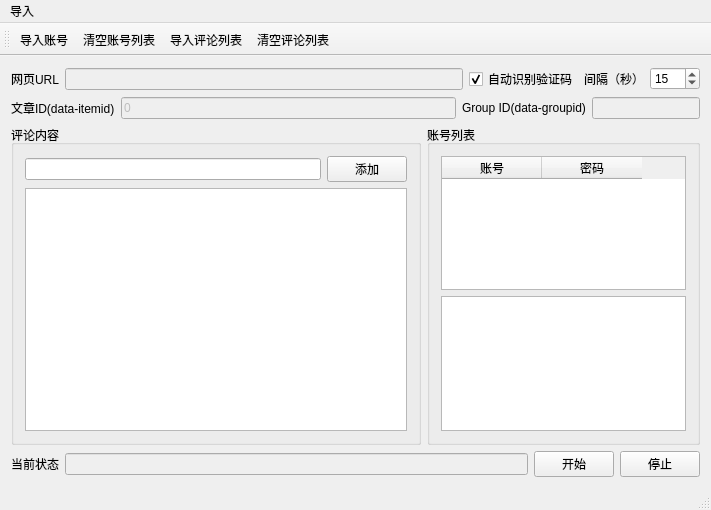
<?xml version="1.0" encoding="UTF-8"?>
<ui version="4.0">
 <class>autobots_toutiaoClass</class>
 <widget class="QMainWindow" name="autobots_toutiaoClass">
  <property name="geometry">
   <rect>
    <x>0</x>
    <y>0</y>
    <width>711</width>
    <height>510</height>
   </rect>
  </property>
  <property name="windowTitle">
   <string>头条圈关注</string>
  </property>
  <widget class="QWidget" name="centralWidget">
   <layout class="QGridLayout" name="gridLayout_4">
    <item row="0" column="0" colspan="2">
     <layout class="QHBoxLayout" name="horizontalLayout_3">
      <item>
       <widget class="QLabel" name="label_3">
        <property name="text">
         <string>网页URL</string>
        </property>
       </widget>
      </item>
      <item>
       <widget class="QLineEdit" name="lineEdit_url">
        <property name="enabled">
         <bool>false</bool>
        </property>
       </widget>
      </item>
      <item>
       <widget class="QCheckBox" name="checkBox_code_online">
        <property name="text">
         <string>自动识别验证码</string>
        </property>
        <property name="checked">
         <bool>true</bool>
        </property>
       </widget>
      </item>
     </layout>
    </item>
    <item row="0" column="2">
     <layout class="QHBoxLayout" name="horizontalLayout_8">
      <item>
       <widget class="QLabel" name="label_5">
        <property name="text">
         <string>间隔（秒）</string>
        </property>
       </widget>
      </item>
      <item>
       <widget class="QSpinBox" name="spinBox_interval">
        <property name="minimum">
         <number>5</number>
        </property>
        <property name="maximum">
         <number>600</number>
        </property>
        <property name="singleStep">
         <number>5</number>
        </property>
        <property name="value">
         <number>15</number>
        </property>
        <property name="displayIntegerBase">
         <number>10</number>
        </property>
       </widget>
      </item>
     </layout>
    </item>
    <item row="1" column="0">
     <layout class="QHBoxLayout" name="horizontalLayout_2">
      <item>
       <widget class="QLabel" name="label_2">
        <property name="text">
         <string>文章ID(data-itemid)</string>
        </property>
       </widget>
      </item>
      <item>
       <widget class="QLineEdit" name="lineEdit_page_id">
        <property name="enabled">
         <bool>false</bool>
        </property>
        <property name="text">
         <string>0</string>
        </property>
       </widget>
      </item>
     </layout>
    </item>
    <item row="1" column="1" colspan="2">
     <layout class="QHBoxLayout" name="horizontalLayout_4">
      <item>
       <widget class="QLabel" name="label_4">
        <property name="text">
         <string>Group ID(data-groupid)</string>
        </property>
       </widget>
      </item>
      <item>
       <widget class="QLineEdit" name="lineEdit_comment_group">
        <property name="enabled">
         <bool>false</bool>
        </property>
       </widget>
      </item>
     </layout>
    </item>
    <item row="2" column="0" colspan="3">
     <layout class="QHBoxLayout" name="horizontalLayout_6">
      <item>
       <widget class="QGroupBox" name="groupBox">
        <property name="sizePolicy">
         <sizepolicy hsizetype="Preferred" vsizetype="Preferred">
          <horstretch>6</horstretch>
          <verstretch>0</verstretch>
         </sizepolicy>
        </property>
        <property name="title">
         <string>评论内容</string>
        </property>
        <layout class="QGridLayout" name="gridLayout">
         <item row="0" column="0">
          <layout class="QHBoxLayout" name="horizontalLayout_7">
           <item>
            <widget class="QLineEdit" name="lineEdit_comment_id"/>
           </item>
           <item>
            <widget class="QPushButton" name="pushButton_add_comment_id">
             <property name="text">
              <string>添加</string>
             </property>
            </widget>
           </item>
          </layout>
         </item>
         <item row="1" column="0">
          <widget class="QListWidget" name="listWidget_comment_id">
           <property name="sizePolicy">
            <sizepolicy hsizetype="Expanding" vsizetype="Expanding">
             <horstretch>2</horstretch>
             <verstretch>0</verstretch>
            </sizepolicy>
           </property>
          </widget>
         </item>
        </layout>
       </widget>
      </item>
      <item>
       <widget class="QGroupBox" name="groupBox_2">
        <property name="sizePolicy">
         <sizepolicy hsizetype="Preferred" vsizetype="Preferred">
          <horstretch>4</horstretch>
          <verstretch>0</verstretch>
         </sizepolicy>
        </property>
        <property name="title">
         <string>账号列表</string>
        </property>
        <layout class="QGridLayout" name="gridLayout_2">
         <item row="0" column="0">
          <widget class="QTableWidget" name="tableWidget_account_id">
           <column>
            <property name="text">
             <string>账号</string>
            </property>
           </column>
           <column>
            <property name="text">
             <string>密码</string>
            </property>
           </column>
          </widget>
         </item>
         <item row="1" column="0">
          <widget class="QTextBrowser" name="textBrowser_commentid"/>
         </item>
        </layout>
       </widget>
      </item>
     </layout>
    </item>
    <item row="3" column="0" colspan="3">
     <layout class="QHBoxLayout" name="horizontalLayout">
      <item>
       <layout class="QGridLayout" name="gridLayout_3">
        <item row="0" column="0">
         <widget class="QLabel" name="label_1">
          <property name="text">
           <string>当前状态</string>
          </property>
         </widget>
        </item>
        <item row="0" column="1">
         <widget class="QLineEdit" name="lineEdit_msg">
          <property name="enabled">
           <bool>false</bool>
          </property>
         </widget>
        </item>
       </layout>
      </item>
      <item>
       <layout class="QHBoxLayout" name="horizontalLayout_5">
        <item>
         <widget class="QPushButton" name="pushButton_start">
          <property name="text">
           <string>开始</string>
          </property>
         </widget>
        </item>
        <item>
         <widget class="QPushButton" name="pushButton_pause">
          <property name="text">
           <string>停止</string>
          </property>
         </widget>
        </item>
       </layout>
      </item>
     </layout>
    </item>
   </layout>
  </widget>
  <widget class="QMenuBar" name="menuBar">
   <property name="geometry">
    <rect>
     <x>0</x>
     <y>0</y>
     <width>711</width>
     <height>23</height>
    </rect>
   </property>
   <widget class="QMenu" name="menu">
    <property name="title">
     <string>导入</string>
    </property>
    <addaction name="action_from_txt"/>
    <addaction name="action_clear_accounts"/>
    <addaction name="action_import_commentid"/>
    <addaction name="action_clear_comments"/>
   </widget>
   <addaction name="menu"/>
  </widget>
  <widget class="QToolBar" name="mainToolBar">
   <attribute name="toolBarArea">
    <enum>TopToolBarArea</enum>
   </attribute>
   <attribute name="toolBarBreak">
    <bool>false</bool>
   </attribute>
   <addaction name="action_from_txt"/>
   <addaction name="action_clear_accounts"/>
   <addaction name="action_import_commentid"/>
   <addaction name="action_clear_comments"/>
  </widget>
  <widget class="QStatusBar" name="statusBar"/>
  <action name="action_from_txt">
   <property name="text">
    <string>导入账号</string>
   </property>
   <property name="toolTip">
    <string>txt文本</string>
   </property>
  </action>
  <action name="action_import_commentid">
   <property name="text">
    <string>导入评论列表</string>
   </property>
  </action>
  <action name="action_clear_comments">
   <property name="text">
    <string>清空评论列表</string>
   </property>
  </action>
  <action name="action_clear_accounts">
   <property name="text">
    <string>清空账号列表</string>
   </property>
  </action>
 </widget>
 <layoutdefault spacing="6" margin="11"/>
 <resources>
  <include location="autobots_toutiao.qrc"/>
 </resources>
 <connections/>
</ui>
